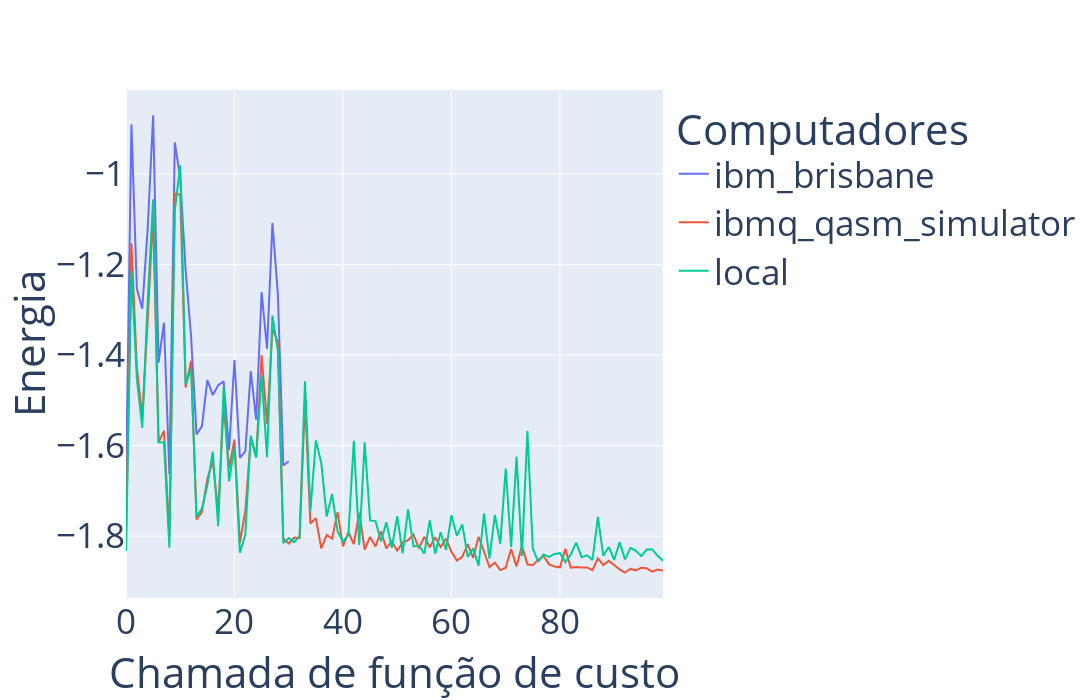

Here is the notebook cell this chart was saved with:
### Markdown cell above
# Plot

### Code cell
import plotly.graph_objects as go

fig = go.Figure()

def prepare_data(lista_energia_aux, device_name):
    x_data = list(range(len(lista_energia_aux)))
    y_data = [i.real if isinstance(i, complex) else i for i in lista_energia_aux]

    print(y_data)

    fig.add_trace(go.Scatter(
        x=x_data,
        y=y_data,
        mode='lines',
        name=device_name
    ))

# Replace lista_energia_aux_quantico, lista_energia_aux_simulador, lista_energia_aux_local with actual data
prepare_data(lista_energia_aux_quantico, 'ibm_brisbane')
prepare_data(lista_energia_aux_simulador, 'ibmq_qasm_simulator')
prepare_data(lista_energia_aux_local, 'local')

fig.update_layout(
    xaxis_title='Chamada de função de custo',
    yaxis_title='Energia',
    legend_title='Computadores',
    title='',
    width=1400,
    height=700, 
    font=dict(size=35), 
    margin=dict(l=90, r=90, t=90, b=90)
)

nome_figura = "figuras_dados/comparacao_quantico.png"

fig.write_image(nome_figura, width=1400, height=700)
fig.show()

### Figure 1 — Plotly figure (JSON) as saved in the notebook; plotly's stock layout.template omitted (floating-point values rounded to 4 significant figures)
{"data": [{"mode": "lines", "name": "ibm_brisbane", "type": "scatter", "x": [0, 1, 2, 3, 4, 5, 6, 7, 8, 9, 10, 11, 12, 13, 14, 15, 16, 17, 18, 19, 20, 21, 22, 23, 24, 25, 26, 27, 28, 29, 30], "y": [-1.684, -0.89, -1.253, -1.297, -1.12, -0.8702, -1.416, -1.328, -1.663, -0.9299, -1.009, -1.213, -1.359, -1.575, -1.557, -1.455, -1.488, -1.466, -1.458, -1.609, -1.411, -1.627, -1.613, -1.435, -1.543, -1.261, -1.386, -1.108, -1.266, -1.644, -1.634]}, {"mode": "lines", "name": "ibmq_qasm_simulator", "type": "scatter", "x": [0, 1, 2, 3, 4, 5, 6, 7, 8, 9, 10, 11, 12, 13, 14, 15, 16, 17, 18, 19, 20, 21, 22, 23, 24, 25, 26, 27, 28, 29, 30, 31, 32, 33, 34, 35, 36, 37, 38, 39, 40, 41, 42, 43, 44, 45, 46, 47, 48, 49, 50, 51, 52, 53, 54, 55, 56, 57, 58, 59, 60, 61, 62, 63, 64, 65, 66, 67, 68, 69, 70, 71, 72, 73, 74, 75, 76, 77, 78, 79, 80, 81, 82, 83, 84, 85, 86, 87, 88, 89, 90, 91, 92, 93, 94, 95, 96, 97, 98, 99], "y": [-1.816, -1.153, -1.427, -1.538, -1.323, -1.089, -1.592, -1.567, -1.801, -1.043, -1.046, -1.472, -1.412, -1.763, -1.747, -1.673, -1.635, -1.745, -1.512, -1.65, -1.586, -1.815, -1.744, -1.583, -1.625, -1.4, -1.552, -1.342, -1.371, -1.805, -1.816, -1.803, -1.804, -1.499, -1.772, -1.76, -1.827, -1.797, -1.805, -1.747, -1.823, -1.791, -1.817, -1.748, -1.829, -1.802, -1.823, -1.789, -1.827, -1.812, -1.832, -1.814, -1.809, -1.796, -1.827, -1.801, -1.824, -1.802, -1.824, -1.806, -1.834, -1.854, -1.846, -1.818, -1.848, -1.801, -1.834, -1.868, -1.858, -1.875, -1.87, -1.829, -1.867, -1.821, -1.862, -1.864, -1.852, -1.844, -1.862, -1.867, -1.869, -1.828, -1.87, -1.868, -1.869, -1.869, -1.875, -1.849, -1.864, -1.855, -1.864, -1.873, -1.88, -1.872, -1.875, -1.87, -1.871, -1.878, -1.874, -1.876]}, {"mode": "lines", "name": "local", "type": "scatter", "x": [0, 1, 2, 3, 4, 5, 6, 7, 8, 9, 10, 11, 12, 13, 14, 15, 16, 17, 18, 19, 20, 21, 22, 23, 24, 25, 26, 27, 28, 29, 30, 31, 32, 33, 34, 35, 36, 37, 38, 39, 40, 41, 42, 43, 44, 45, 46, 47, 48, 49, 50, 51, 52, 53, 54, 55, 56, 57, 58, 59, 60, 61, 62, 63, 64, 65, 66, 67, 68, 69, 70, 71, 72, 73, 74, 75, 76, 77, 78, 79, 80, 81, 82, 83, 84, 85, 86, 87, 88, 89, 90, 91, 92, 93, 94, 95, 96, 97, 98, 99], "y": [-1.833, -1.214, -1.452, -1.561, -1.279, -1.055, -1.592, -1.593, -1.826, -1.08, -0.9805, -1.465, -1.429, -1.758, -1.739, -1.687, -1.613, -1.778, -1.47, -1.679, -1.602, -1.837, -1.797, -1.578, -1.626, -1.444, -1.626, -1.312, -1.39, -1.815, -1.804, -1.813, -1.8, -1.458, -1.744, -1.589, -1.638, -1.756, -1.707, -1.789, -1.812, -1.797, -1.589, -1.82, -1.593, -1.765, -1.767, -1.812, -1.769, -1.826, -1.756, -1.838, -1.741, -1.823, -1.821, -1.839, -1.765, -1.839, -1.791, -1.83, -1.754, -1.799, -1.774, -1.846, -1.827, -1.865, -1.749, -1.85, -1.753, -1.817, -1.651, -1.824, -1.625, -1.844, -1.568, -1.828, -1.856, -1.841, -1.846, -1.839, -1.838, -1.857, -1.84, -1.814, -1.846, -1.842, -1.853, -1.758, -1.843, -1.824, -1.853, -1.814, -1.851, -1.826, -1.832, -1.844, -1.83, -1.829, -1.843, -1.854]}], "layout": {"font": {"size": 35}, "height": 700, "legend": {"title": {"text": "Computadores"}}, "margin": {"b": 90, "l": 90, "r": 90, "t": 90}, "title": {"text": ""}, "width": 1400, "xaxis": {"title": {"text": "Chamada de função de custo"}}, "yaxis": {"title": {"text": "Energia"}}}}
